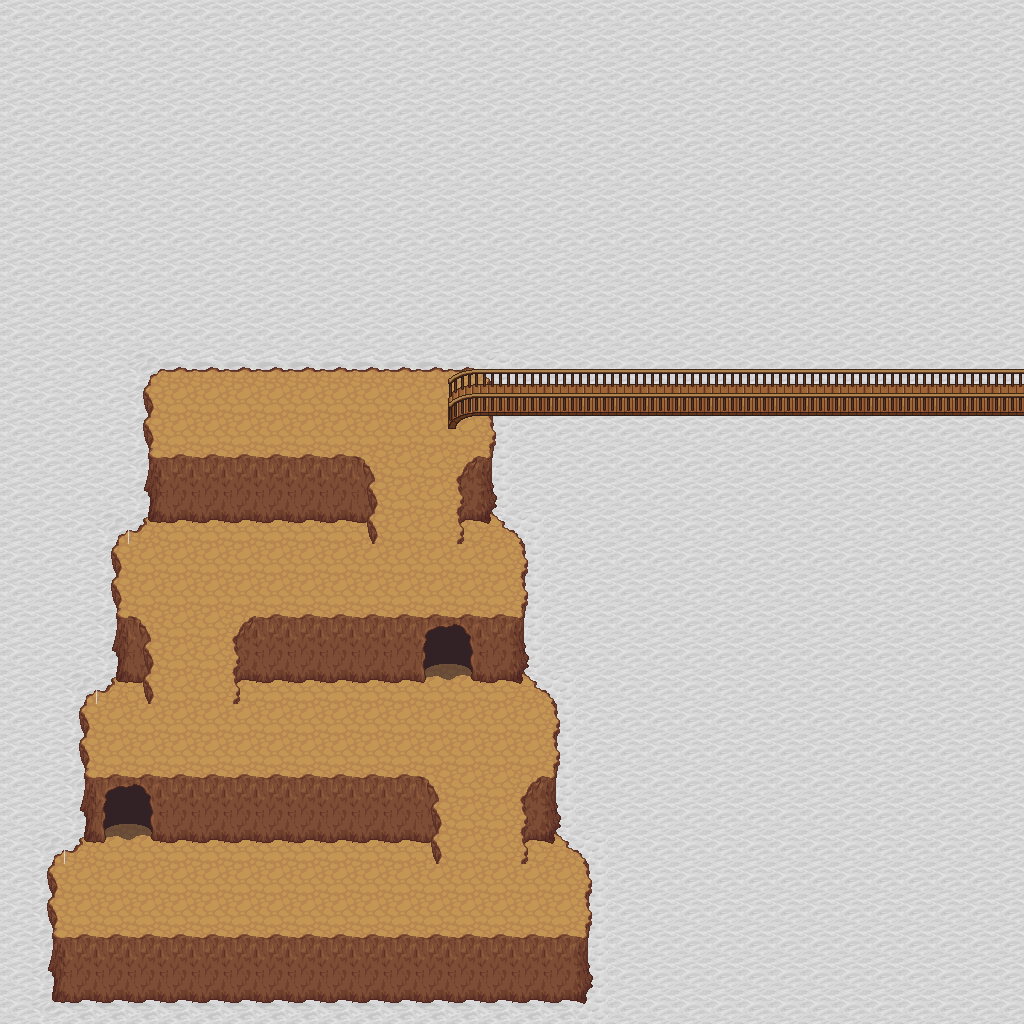

Rendered tile map (Tiled .tmx) drawn with the repository's tilesets; below, a short description and the map source with its tile grids summarised:
An orthogonal 32x32 tile map with 32x32 px tiles, 2 tile layers (background, object), 1 hidden layer not drawn, 4 tilesets and 5 objects (3x teleport, ranged, melee).

<map version="1.0" orientation="orthogonal" width="32" height="32" tilewidth="32" tileheight="32">
 <properties>
  <property name="music" value="snow_about_a_castle.ogg" />
  <property name="tileset" value="outside.txt" />
  <property name="title" value="Snow Mountain" />
 </properties>
 <tileset firstgid="1" name="tiled_collision" tilewidth="32" tileheight="32">
  <image source="tiled_collision.png" width="480" height="32" />
 </tileset>
 <tileset firstgid="16" name="generic_background" tilewidth="32" tileheight="32">
  <image source="generic_background.png" width="864" height="832" />
 </tileset>
 <tileset firstgid="718" name="small_objects" tilewidth="32" tileheight="64">
  <image source="small_objects.png" width="671" height="512" />
 </tileset>
 <tileset firstgid="878" name="outside_objects" tilewidth="32" tileheight="128">
  <image source="outside_objects.png" width="672" height="768" />
 </tileset>
 <layer name="background" width="32" height="32">
  <data>[1024 cells, 1024 non-empty, 25 distinct tile ids]</data>
 </layer>
 <layer name="object" width="32" height="32">
  <data>[1024 cells, 47 non-empty, 9 distinct tile ids]</data>
 </layer>
 <layer name="collision" width="32" height="32" visible="0">
  <data>[1024 cells, 166 non-empty, 1 distinct tile ids]</data>
 </layer>
 <objectgroup name="enemygroup" width="32" height="32">
  <object name="2 Ranged Cultists" type="ranged" x="96" y="704" width="192" height="64">
   <properties>
    <property name="level" value="2,2" />
    <property name="number" value="2,2" />
   </properties>
  </object>
  <object name="2 Melee Cultists" type="melee" x="448" y="864" width="128" height="64">
   <properties>
    <property name="level" value="2,2" />
    <property name="number" value="2,2" />
   </properties>
  </object>
 </objectgroup>
 <objectgroup name="enemy" width="32" height="32" />
 <objectgroup name="event" width="32" height="32">
  <object name="Teleport to Snow4" type="teleport" x="96" y="800" width="64" height="64">
   <properties>
    <property name="intermap" value="snow4.txt,29,30" />
   </properties>
  </object>
  <object name="Teleport to Snow6" type="teleport" x="992" y="384" width="32" height="32">
   <properties>
    <property name="intermap" value="snow6.txt,1,4" />
   </properties>
  </object>
  <object name="Teleport to SnowB" type="teleport" x="416" y="640" width="64" height="64">
   <properties>
    <property name="intermap" value="snowb.txt,17,30" />
   </properties>
  </object>
 </objectgroup>
</map>
